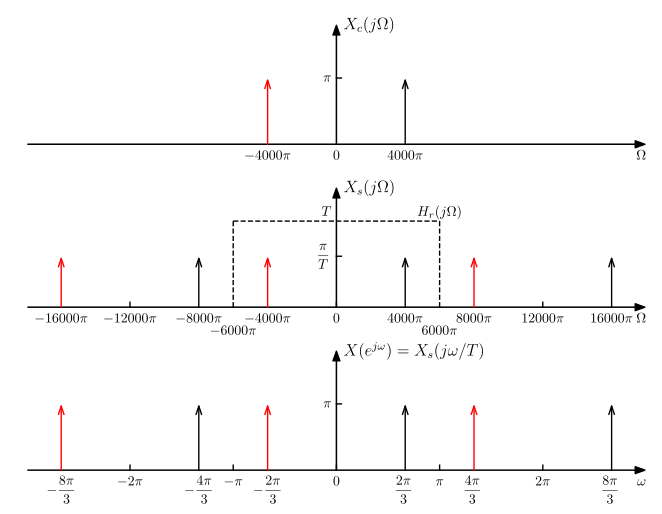

Here is the Python script that generated this plot:
import matplotlib.pyplot as plt
import numpy as np

__author__ = 'ernesto'

# use latex
plt.rcParams['text.usetex'] = True
plt.rcParams['text.latex.preview'] = True
plt.rcParams['text.latex.preamble'] = [r'\usepackage{amsmath}']


# auxiliar function for plot ticks of equal length in x and y axis despite its scales.
def convert_display_to_data_coordinates(transData, length=10):
    # create a transform which will take from display to data coordinates
    inv = transData.inverted()
    # transform from display coordinates to data coordinates in x axis
    data_coords = inv.transform([(0, 0), (length, 0)])
    # get the length of the segment in data units
    yticks_len = data_coords[1, 0] - data_coords[0, 0]
    # transform from display coordinates to data coordinates in y axis
    data_coords = inv.transform([(0, 0), (0, length)])
    # get the length of the segment in data units
    xticks_len = data_coords[1, 1] - data_coords[0, 1]
    return xticks_len, yticks_len


#
# Parámetros
#
# frecuencia de muestreo y frecuencia de corte del pasabajos
fs = 6000
Ts = 1 / fs
omega_s = 2 * np.pi / Ts
omega_c = omega_s / 2

f0 = 2000
omega_0 = 2 * f0 * np.pi

fmin = -1.5 * omega_s
fmax = 1.5 * omega_s

# Gráficas

# Altura de las flechas. Esto es pi.
a_height = 1
T = 1.3

df = 30
xmin_ax = fmin - df
xmax_ax = fmax + df
ymin_ax =-0.1
ymax_ax = 1.8

display_length = 5
fontsize = 10
fontsize2 = 12
# x y ticks labels margin
xtm = -0.23
ytm = 1300
ytm2 = -900
grey = [0.5, 0.5, 0.5]

d_ymax = 0.15

fig = plt.figure(0, figsize=(8, 6), frameon=False)
### Xc(jw)
ax = plt.subplot2grid((3, 6), (0, 0), rowspan=1, colspan=6)
plt.xlim(xmin_ax, xmax_ax)
plt.ylim(ymin_ax, ymax_ax + d_ymax)
xtl, ytl = convert_display_to_data_coordinates(ax.transData, length=display_length)
plt.annotate("", xytext=(xmin_ax, 0), xycoords='data', xy=(xmax_ax, 0), textcoords='data',
             arrowprops=dict(width=0.1, headwidth=5, headlength=7, facecolor='black', shrink=0.002))
plt.annotate("", xytext=(0, 0), xycoords='data', xy=(0, ymax_ax), textcoords='data',
             arrowprops=dict(width=0.1, headwidth=5, headlength=7, facecolor='black', shrink=0.002))

# deltas
plt.annotate(s='', xytext=(omega_0, 0), xy=(omega_0, a_height),
                 arrowprops=dict(arrowstyle='->, head_width=0.2, head_length=0.6', color='black',
                                 shrinkA=0, shrinkB=0))
plt.annotate(s='', xytext=(-omega_0, 0), xy=(-omega_0, a_height),
                 arrowprops=dict(arrowstyle='->, head_width=0.2, head_length=0.6', color='r',
                                 shrinkA=0, shrinkB=0))

# etiquetas
plt.text(0, xtm, '$0$', fontsize=fontsize, ha='center', va='baseline')
plt.text(-omega_0, xtm, '$-{:d}\pi$'.format(2 * f0), fontsize=fontsize, ha='center', va='baseline')
plt.text(omega_0, xtm, '${:d}\pi$'.format(2 * f0), fontsize=fontsize, ha='center', va='baseline')
plt.text(xmax_ax, xtm, '$\Omega$', fontsize=fontsize, ha='right', va='baseline')
plt.plot([0, ytl], [a_height, a_height], 'k-', lw=1)
plt.text(ytm2, a_height, '$\pi$', fontsize=fontsize, ha='right', va='center')
plt.text(ytm, ymax_ax, '$X_c(j\Omega)$', fontsize=fontsize2, ha='left', va='center')
plt.axis('off')

### X(e^{jw})
ax = plt.subplot2grid((3, 6), (1, 0), rowspan=1, colspan=6)
plt.xlim(xmin_ax, xmax_ax)
plt.ylim(ymin_ax, ymax_ax + d_ymax)
plt.annotate("", xytext=(xmin_ax, 0), xycoords='data', xy=(xmax_ax, 0), textcoords='data',
             arrowprops=dict(width=0.1, headwidth=5, headlength=7, facecolor='black', shrink=0.002))
plt.annotate("", xytext=(0, 0), xycoords='data', xy=(0, ymax_ax), textcoords='data',
             arrowprops=dict(width=0.1, headwidth=5, headlength=7, facecolor='black', shrink=0.002))
# cantidad de periodos en el eje
nper = int(np.floor(fmax / omega_s))
for i in np.arange(-nper, nper + 1):
    plt.annotate(s='', xytext=(i * omega_s + omega_0, 0), xy=(i * omega_s + omega_0, a_height / T),
                 arrowprops=dict(arrowstyle='->, head_width=0.2, head_length=0.6', color='black',
                                 shrinkA=0, shrinkB=0))
    plt.annotate(s='', xytext=(i * omega_s - omega_0, 0), xy=(i * omega_s - omega_0, a_height / T),
                 arrowprops=dict(arrowstyle='->, head_width=0.2, head_length=0.6', color='r',
                                 shrinkA=0, shrinkB=0))
    plt.plot([i * omega_s, i * omega_s], [0, xtl], 'k-', lw=1)
    plt.text(i * omega_s, xtm, '${:d}\pi$'.format(i * 2 * fs) if i != 0 else '$0$', fontsize=fontsize,
             ha='center', va='baseline')
    plt.text(i * omega_s + omega_0, xtm, '${:d}\pi$'.format(2 * (i * fs + f0)), fontsize=fontsize,
             ha='center', va='baseline')
    plt.text(i * omega_s - omega_0, xtm, '${:d}\pi$'.format(2 * (i * fs - f0)), fontsize=fontsize,
             ha='center', va='baseline')

# pasabajos ideal
plt.plot([omega_c, omega_c], [0, T], 'k--', lw=1)
plt.plot([-omega_c, -omega_c], [0, T], 'k--', lw=1)
plt.plot([-omega_c, omega_c], [T, T], 'k--', lw=1)
dx = 1.8
plt.text(omega_c, dx * xtm, '${:d}\pi$'.format(fs), fontsize=fontsize, ha='center', va='baseline')
plt.text(-omega_c, dx * xtm, '${:d}\pi$'.format(-fs), fontsize=fontsize, ha='center', va='baseline')

dy = 0.08
plt.text(ytm2, T + dy, '$T$', fontsize=fontsize, ha='right', va='baseline')
plt.text(omega_c, T + dy, '$H_r(j\Omega)$', fontsize=fontsize, ha='center', va='baseline')

plt.text(xmax_ax, xtm, '$\Omega$', fontsize=fontsize, ha='right', va='baseline')
plt.plot([0, ytl], [a_height / T, a_height / T], 'k', lw=1)
plt.text(ytm2, a_height / T, '$\dfrac{\pi}{T}$', fontsize=fontsize, ha='right', va='center')
plt.text(ytm, ymax_ax, '$X_s(j\Omega)$', fontsize=fontsize2, ha='left', va='center')
plt.axis('off')

xtm2 = -0.36
ax = plt.subplot2grid((3, 6), (2, 0), rowspan=1, colspan=6)
plt.xlim(xmin_ax, xmax_ax)
plt.ylim(ymin_ax, ymax_ax + d_ymax)
plt.annotate("", xytext=(xmin_ax, 0), xycoords='data', xy=(xmax_ax, 0), textcoords='data',
             arrowprops=dict(width=0.1, headwidth=5, headlength=7, facecolor='black', shrink=0.002))
plt.annotate("", xytext=(0, 0), xycoords='data', xy=(0, ymax_ax), textcoords='data',
             arrowprops=dict(width=0.1, headwidth=5, headlength=7, facecolor='black', shrink=0.002))
# cantidad de periodos en el eje
nper = int(np.floor(fmax / omega_s))
for i in np.arange(-nper, nper + 1):
    plt.annotate(s='', xytext=(i * omega_s + omega_0, 0), xy=(i * omega_s + omega_0, a_height),
                 arrowprops=dict(arrowstyle='->, head_width=0.2, head_length=0.6', color='black',
                                 shrinkA=0, shrinkB=0))
    plt.annotate(s='', xytext=(i * omega_s - omega_0, 0), xy=(i * omega_s - omega_0, a_height),
                 arrowprops=dict(arrowstyle='->, head_width=0.2, head_length=0.6', color='r',
                                 shrinkA=0, shrinkB=0))
    plt.plot([i * omega_s, i * omega_s], [0, xtl], 'k-', lw=1)
    plt.text(i * omega_s, xtm, '${:d}\pi$'.format(i * 2) if i != 0 else '$0$', fontsize=fontsize,
             ha='center', va='baseline')
    k = i * 2 * 3 - 2
    plt.text(i * omega_s - omega_0, xtm2,
             '$\dfrac{{{:d}\pi}}{{3}}$'.format(k) if k > 0 else '$-\dfrac{{{:d}\pi}}{{3}}$'.format(-k),
             fontsize=fontsize, ha='center', va='baseline')
    k = i * 2 * 3 + 2
    plt.text(i * omega_s + omega_0, xtm2,
             '$\dfrac{{{:d}\pi}}{{3}}$'.format(k) if k > 0 else '$-\dfrac{{{:d}\pi}}{{3}}$'.format(-k),
             fontsize=fontsize, ha='center', va='baseline')

plt.text(omega_c, xtm, '$\pi$', fontsize=fontsize, ha='center', va='baseline')
plt.text(-omega_c, xtm, '$-\pi$', fontsize=fontsize, ha='center', va='baseline')
plt.plot([omega_s / 2, omega_s / 2], [0, xtl], 'k-', lw=1)
plt.plot([-omega_s / 2, -omega_s / 2], [0, xtl], 'k-', lw=1)

plt.text(xmax_ax, xtm, '$\omega$', fontsize=fontsize, ha='right', va='baseline')
plt.plot([0, ytl], [a_height, a_height], 'k', lw=1)
plt.text(ytm2, a_height, '$\pi$', fontsize=fontsize, ha='right', va='center')
plt.text(ytm, ymax_ax, '$X(e^{j\omega})=X_s(j\omega/T)$', fontsize=fontsize2, ha='left', va='center')
plt.axis('off')

plt.savefig('sampling_example_04_01_cosine.pdf', bbox_inches='tight')

plt.show()
